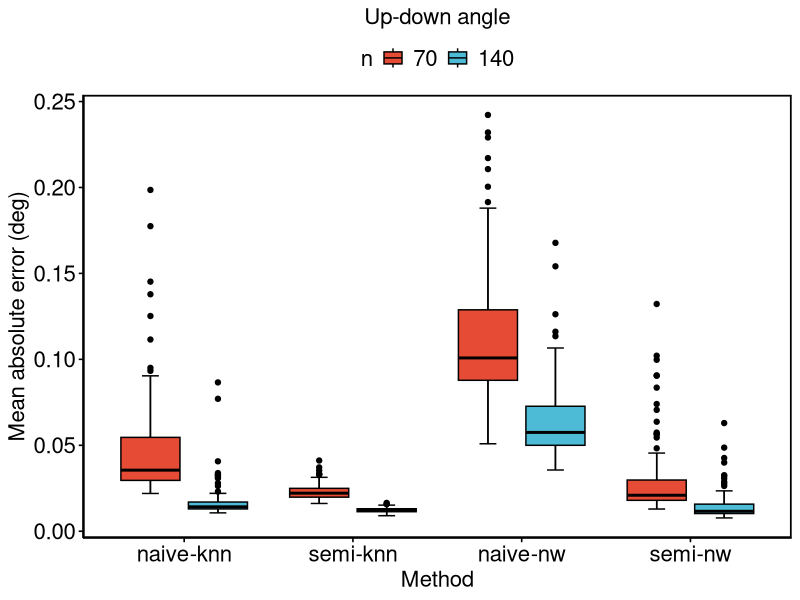
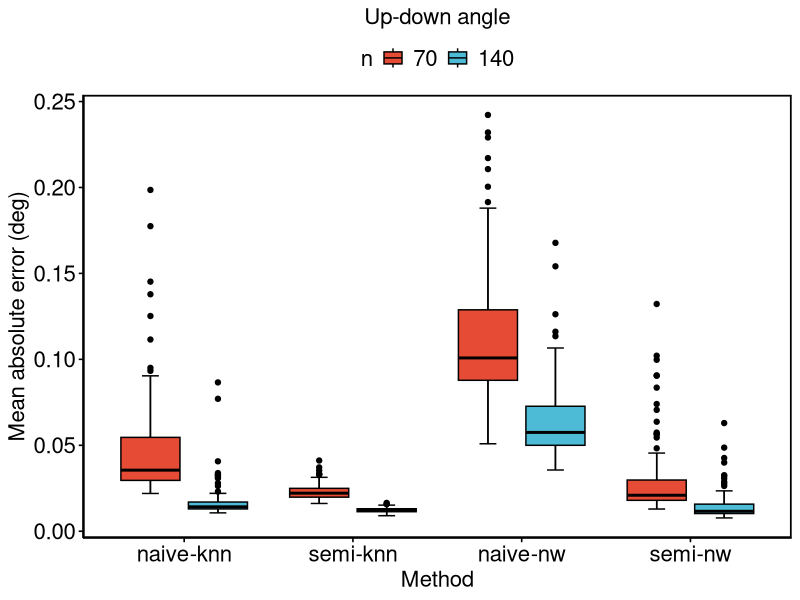

These charts were generated, in order, by the following R code:
######################################################################
# This code generates boxplots for the real data analysis. 
######################################################################

library("ggplot2")
library("ggpubr")
data <- matrix(0,800,3)
data = data.frame(data)
temp1 <- read.table(file="real data_face_70label_sphere.csv", header=TRUE,sep=",")
temp2 <- read.table(file="real data_face_140label_sphere.csv", header=TRUE,sep=",")
data[1:100,1] <- temp1$V1[1:100]
data[101:200,1] <- temp1$V2[1:100]
data[201:300,1] <- temp1$V3[1:100]
data[301:400,1] <- temp1$V4[1:100]
data[401:500,1] <- temp2$V1[1:100]
data[501:600,1] <- temp2$V2[1:100]
data[601:700,1] <- temp2$V3[1:100]
data[701:800,1] <- temp2$V4[1:100]

data[1:100,2] <- "naive-knn"
data[101:200,2] <- "semi-knn"
data[201:300,2] <- "naive-nw"
data[301:400,2] <- "semi-nw"
data[401:500,2] <- "naive-knn"
data[501:600,2] <- "semi-knn"
data[601:700,2] <- "naive-nw"
data[701:800,2] <- "semi-nw"

data[1:400,3] <- 70
data[401:800,3] <- 140
names(data)<-c("MSE","Method","n")
data$Method <- as.factor(data$Method)
data$n <- as.factor(data$n)

plot <- ggboxplot(data, 
          
          x = 'Method', 
         
          y = 'MSE', 
          
          fill = 'n', 
          
          bxp.errorbar = T, 
          
          bxp.errorbar.width = 0.2, 
          
          palette = 'npg', 
          
          add = "none"
          
) +
  
  labs(title = 'Up-down angle', 
       
       x = 'Method', 
       
       y = 'Mean absolute error (deg)' 
       
  )+
  
  theme(
    
    plot.title    = element_text(color = 'black', size   = 16, hjust = 0.5),
    
    plot.subtitle = element_text(color = 'black', size   = 16,hjust = 0.5),
    
    plot.caption  = element_text(color = 'black', size   = 16,face = 'italic', hjust = 1),
    
    axis.text.x   = element_text(color = 'black', size = 16, angle = 0),
    
    axis.text.y   = element_text(color = 'black', size = 16, angle = 0),
    
    axis.title.x  = element_text(color = 'black', size = 16, angle = 0),
    
    axis.title.y  = element_text(color = 'black', size = 16, angle = 90),
    
    legend.title  = element_text(color = 'black', size  = 16),
    
    legend.text   = element_text(color = 'black', size   = 16),
    
    axis.line.y = element_line(color = 'black', linetype = 'solid'), 
    
    axis.line.x = element_line (color = 'black',linetype = 'solid'), 
    
    panel.border = element_rect(linetype = 'solid', size = 1.2,fill = NA) 
    
  )+
  # Modify the legend order
  scale_x_discrete(limits = c("naive-knn","semi-knn", "naive-nw", "semi-nw"))

print(plot)

ggsave(plot, file='real data boxplot_sphere_ud.pdf', width=8, height=4)
